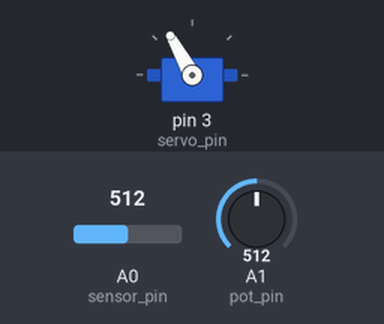
The sketch below on a simulated Arduino Uno, built with avr-gcc and run on an emulated ATmega328P. On the bench: servo. Inputs (shaded band) come from the test bench; at power-on: A0 (sensor_pin) = 512, A1 (pot_pin) = 512. What the sketch prints to the serial monitor is not drawn.

Above: at 1.2 s.
1.3 s: A0 (sensor_pin) set to 122
2.9 s: A0 (sensor_pin) set to 0
At 3.7 s:
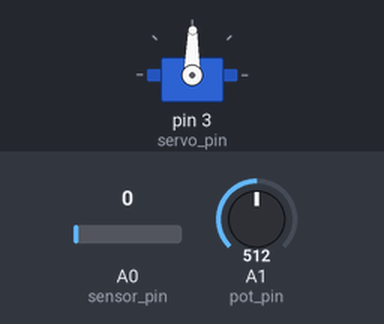
Timing chart, 0 to 5.9 s (numbered marks = the images above; inputs shaded):
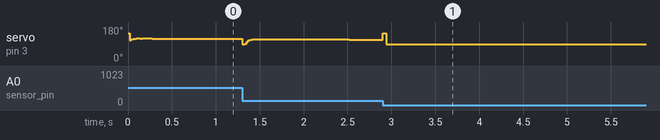

The sketch:

Seesaw.ino
```cpp
#include <Servo.h>

/*SERVO POSITION CONSTANTS*/
#define SERVO_OFFSET 1760   //center position
#define SERVO_MIN 1460 //1360
#define SERVO_MAX 2060 //2160

/*REFERENCE RANGE*/
#define REFERENCE_MIN 5.0
#define REFERENCE_MAX 13.0

/*DELTA T*/
#define DT 0.001  //seconds

/*PID PARAMETERS*/
#define Kp 0.3    //proportional coefficient
#define Ki 0.1    //integral coefficient
#define Kd 0.1    //derivative coefficient

/*UPSCALING TO Servo.writeMilliseconds*/
#define OUTPUT_UPSCALE_FACTOR 10

/*EMA ALPHAS*/
#define SENSOR_EMA_a 0.05
#define SETPOINT_EMA_a 0.01

/*SENSOR SPIKE NOISE HANDLING*/
#define SENSOR_NOISE_SPIKE_THRESHOLD 15
#define SENSOR_NOISE_LP_THRESHOLD 300

float mapfloat(float x, float in_min, float in_max, float out_min, float out_max);

Servo myservo;

/*ARDUINO PINS*/
int sensor_pin = 0;
int pot_pin = 1;
int servo_pin = 3;

/*EMA VARIABLE INITIALIZATIONS*/
float sensor_filtered = 0.0;
int pot_filtered = 0;

/*GLOBAL SENSOR SPIKE NOISE HANDLING VARIABLES*/
int last_sensor_value = analogRead(sensor_pin);
int old_sensor_value = analogRead(sensor_pin);

/*GLOBAL PID VARIABLES*/
float previous_error = 0;
float integral = 0;

void setup() {
  Serial.begin(115200);
  myservo.attach(servo_pin);
}

void loop() {
  /*START DELTA T TIMING*/
  unsigned long my_time = millis();

  /*READ POT AND RUN POT EMA*/
  int pot_value = analogRead(pot_pin);
  pot_filtered = (SETPOINT_EMA_a*pot_value) + ((1-SETPOINT_EMA_a)*pot_filtered);

  /*MAP POT POSITION TO CM SETPOINT RANGE*/
  float setpoint = mapfloat((float)pot_filtered, 0.0, 1024.0, REFERENCE_MIN, REFERENCE_MAX);

  /*READ SENSOR DATA*/
  int sensor_value = analogRead(sensor_pin);

  /*REMOVE SENSOR NOISE SPIKES*/
  if(abs(sensor_value-old_sensor_value) > SENSOR_NOISE_LP_THRESHOLD || sensor_value-last_sensor_value < SENSOR_NOISE_SPIKE_THRESHOLD){  //everything is in order
    old_sensor_value = last_sensor_value;
    last_sensor_value = sensor_value;
  }
  else{                               //spike detected - set sample equal to last
    sensor_value = last_sensor_value;
  }

  /*LINEARIZE SENSOR OUTPUT TO CENTIMETERS*/
  sensor_value = max(1,sensor_value);         //avoid dividing by zero
  float cm = (2598.42/sensor_value) - 0.42;

  /*RUN SENSOR EMA*/
  sensor_filtered = (SENSOR_EMA_a*cm) + ((1-SENSOR_EMA_a)*sensor_filtered);

  /*PID CONTROLLER*/
  float error = setpoint - sensor_filtered;
  integral = integral + error*DT;
  float derivative = (error - previous_error)/DT;
  float output = (Kp*error + Ki*integral + Kd*derivative)*OUTPUT_UPSCALE_FACTOR;
  previous_error = error;

  /*PRINT TO SERIAL THE TERM CONTRIBUTIONS*/
  //Serial.print(Kp*error);
  //Serial.print(' ');
  //Serial.print(Ki*integral);
  //Serial.print(' ');
  //Serial.println(Kd*derivative);

  /*PRINT TO SERIAL FILTERED VS UNFILTERED SENSOR DATA*/
  //Serial.print(sensor_filtered);
  //Serial.print(' ');
  //Serial.println(cm);

  /*PREPARE AND WRITE SERVO OUTPUT*/
  int servo_output = round(output)+SERVO_OFFSET;

  if(servo_output < SERVO_MIN){
    //saturate servo output at min/max range
    servo_output = SERVO_MIN;
    }
    else if(servo_output > SERVO_MAX){
    servo_output = SERVO_MAX;
  }

  myservo.writeMicroseconds(servo_output);  //write to servo

  /*PRINT TO SERIAL SETPOINT VS POSITION*/
  Serial.print(sensor_filtered);
  Serial.print(' ');
  Serial.println(setpoint);

  /*WAIT FOR DELTA T*/
  //Serial.println(millis() - my_time);
  while(millis() - my_time < DT*1000);
}

float mapfloat(float x, float in_min, float in_max, float out_min, float out_max)
{
 return (x - in_min) * (out_max - out_min) / (in_max - in_min) + out_min;
}
```
